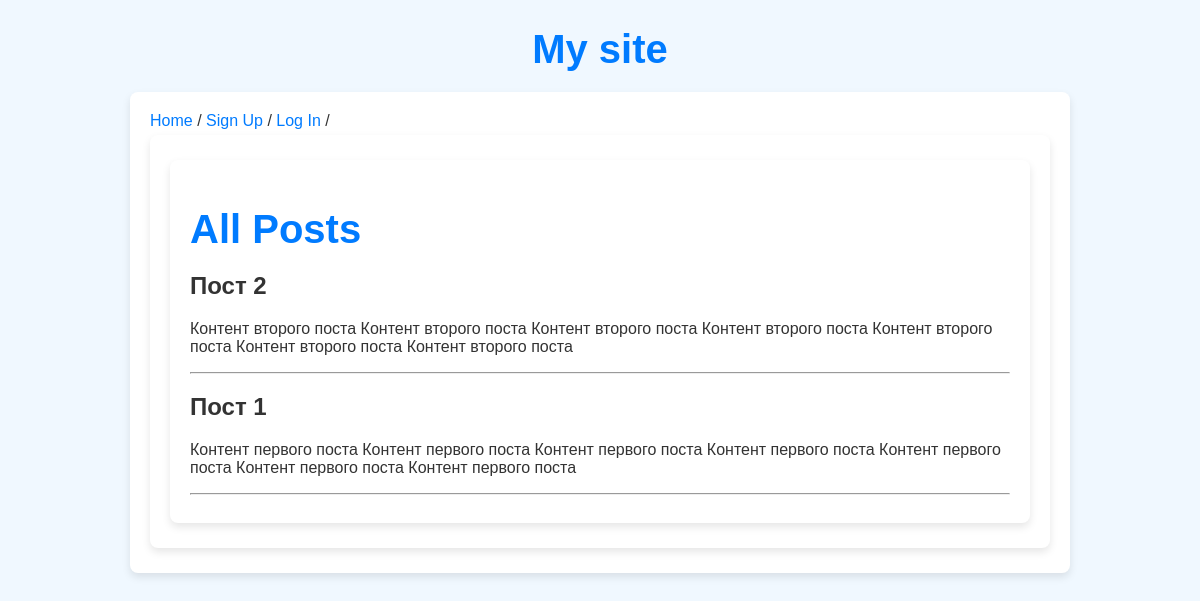
The page /posts/ on the database as committed earlier.
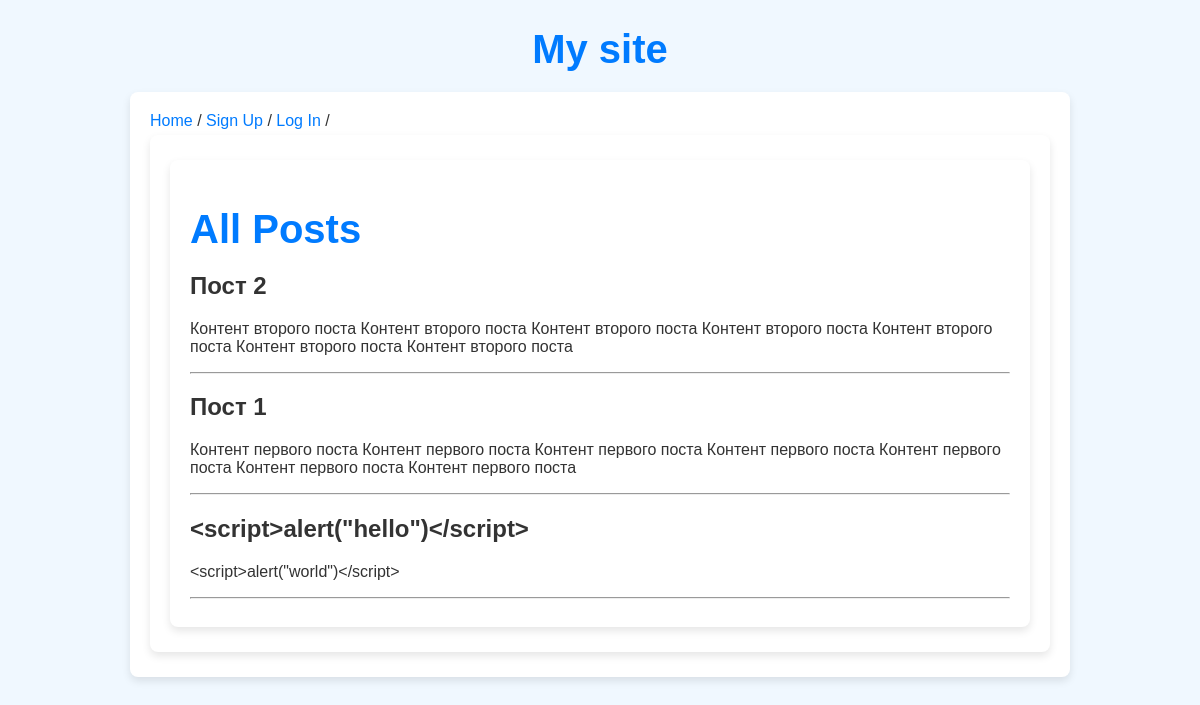
The same page on the database as committed later.
### mysite/core/models.py (models this page shows)
class Post(models.Model):
    title = models.CharField(max_length=200)  # Заголовок поста
    content = models.TextField()  # Основное содержание поста
    created_at = models.DateTimeField(auto_now_add=True)  # Дата и время создания поста
    updated_at = models.DateTimeField(auto_now=True)  # Дата и время последнего обновления поста
    author = models.ForeignKey(User, on_delete=models.CASCADE, related_name='posts')  # Автор поста

### mysite/core/views.py (the view)
# urls.py: path('posts/', views.post_list, name='post_list'),
def post_list(request):
    posts = Post.objects.all()
    return render(request, 'posts.html', {'posts': posts})

### mysite/templates/posts.html
{% extends 'base.html' %}
{% block content %}
<div class="posts_container">
<h1>All Posts</h1>
{% for post in posts %}
    {% include 'post.html' with post=post %}
{% empty %}
    <p>No posts available.</p>
{% endfor %}
</div>
{% endblock %}

### mysite/templates/post.html
<div class="post">
    <h2>{{ post.title }}</h2>
    <p>{{ post.content }}</p>
    <hr>
</div>

Rows that differ between the two databases and show on the page:
added Post: title "<script>alert(\"hello\")</script>", content "<script>alert(\"world\")</script>"
